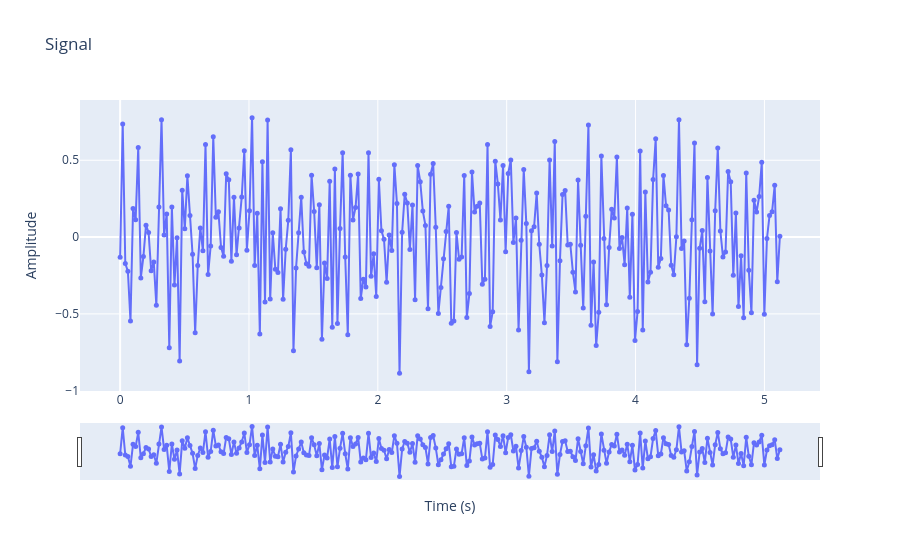

Write notebook code for a chart like this one.
### Markdown cell above
### Plot original signal

### Code cell
# Create a time vector
sample_count = len(signal)
t = np.linspace(0, sample_count/sample_rate, sample_count)

plotSignal(t, signal)

### Figure 1 — Plotly figure (JSON) as saved in the notebook; plotly's stock layout.template omitted (floating-point values rounded to 4 significant figures; data arrays with more than 128 entries replaced by an {"elided": "..."} marker saying what was removed)
{"data": [{"marker": {"size": 5}, "mode": "lines+markers", "name": "Signal", "type": "scatter", "x": {"elided": "256 float values"}, "y": {"elided": "256 float values"}}], "layout": {"hovermode": "x unified", "title": {"text": "Signal"}, "xaxis": {"rangeslider": {"visible": true}, "title": {"text": "Time (s)"}}, "yaxis": {"title": {"text": "Amplitude"}}}}
